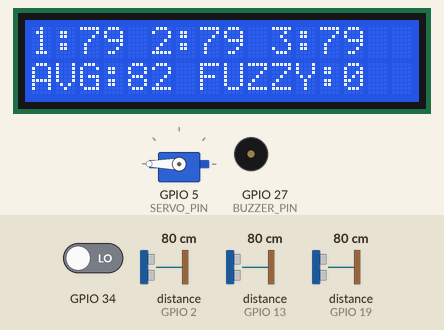
This program was run on a simulated ESP32. Shown: 16×2 character LCD, servo, buzzer (waves = sounding, pin HIGH). The inputs (shaded band) are chosen by the test bench; at power-on: distance to the obstacle (sensors on GPIO 2, GPIO 13, GPIO 19) 80 cm, GPIO 34 LOW. The echo pulse lasts 58.3 µs per cm; WiFi joins after 1.5 s; servers stay silent unless stated; no MQTT or app messages arrive unless stated; pins used as bus, display or sensor lines are not drawn; what the program prints to the serial monitor is not drawn.

Above: at 9.9 s.
10.0 s: distance to the obstacle (sensor on GPIO 2) set to 120 cm
At 17.6 s:
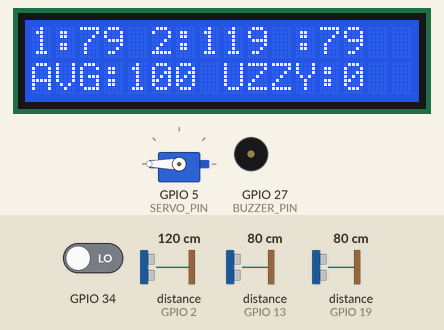
17.8 s: GPIO 34 driven HIGH
25.8 s: distance to the obstacle (sensor on GPIO 13) set to 18 cm
At 26.8 s:
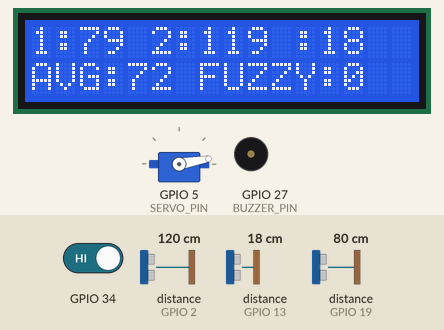
29.6 s: distance to the obstacle (sensor on GPIO 19) set to 4 cm
At 30.9 s:
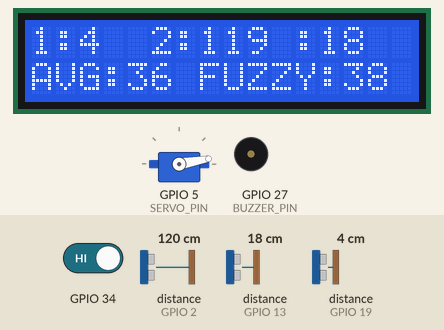
33.4 s: distance to the obstacle (sensor on GPIO 2) set to 79 cm
At 35.1 s:
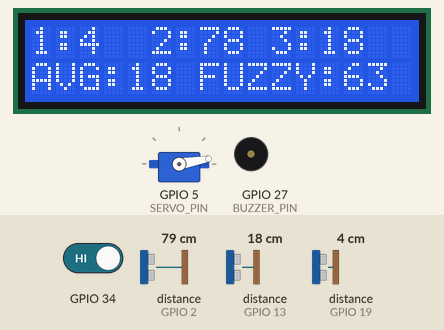
37.2 s: distance to the obstacle (sensor on GPIO 2) set to 69 cm
At 39.3 s:
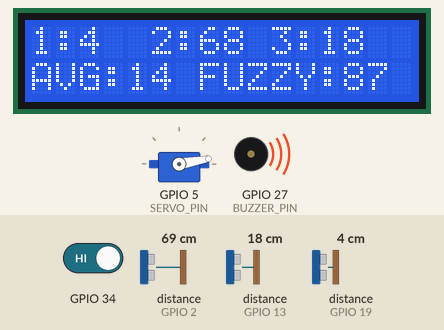
Timing chart, 0 to 40.8 s (numbered marks = the images above; inputs shaded):
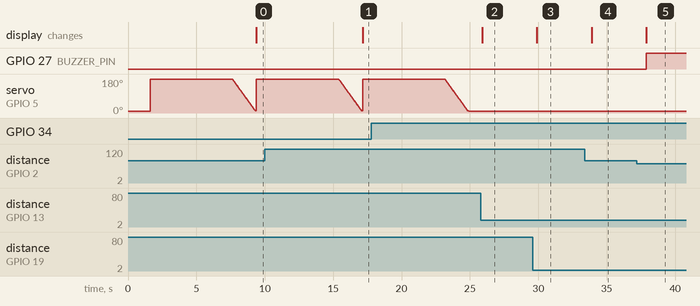

Measured:
- the behaviour switches between 75 and 74 cm on distance to the obstacle (sensor on GPIO 2) (found by bisection; images 4 and 5)
- after the input at 10.0 s, the display: changes after 7.2 s (image 1)
- after the input at 25.8 s, the display: changes after 0.11 s (image 2)
- after the input at 29.6 s, the display: changes after 0.30 s (image 3)
- after the input at 33.4 s, the display: changes after 0.50 s (image 4)
- after the input at 37.2 s, GPIO 27 (BUZZER_PIN): LOW → HIGH after 0.70 s; the display: changes after 0.70 s (image 5)
- by itself, servo on GPIO 5 (SERVO_PIN): ramps from 180° to 11° and jumps back, once every 7.8 s

The program:

main.cpp
```cpp
#include "mqttHandler.h"
#include "sensorHandler.h"
#include "fuzzyHandler.h"
#include "notificationHandler.h"
#include <ESP32Servo.h>
#include <LiquidCrystal_I2C.h>
#include <Arduino.h>

#define SERVO_PIN 5
#define BUZZER_PIN 27
#define LED_PIN 12

MQTT mqtt;
FUZZY fuzzy;
IRsensor InfraRed(34);
TeleBot teleBot;

Ping Ping1(19, 18);//(Echo, Trigger)
Ping Ping2(2, 4);
Ping Ping3(13, 15);

Servo servo;
LiquidCrystal_I2C lcd(0x27, 16, 2);

void gate();
void display();
float rata2_Us();

unsigned long millisMqtt = 0;
unsigned long millisFuzzy = 0;
float jarak1, jarak2, jarak3, avg, output_fuzzy;
bool isFull = true;

void setup()
{
  Serial.begin(115200);

  lcd.init();
  lcd.backlight();
  mqtt.begin();
  teleBot.begin();
  fuzzy.begin();
  InfraRed.begin();
  Ping1.begin();
  Ping2.begin();
  Ping3.begin();
  servo.attach(SERVO_PIN);
  servo.write(10);
  pinMode(BUZZER_PIN, OUTPUT);
}

void loop()
{
  if (output_fuzzy > 75)
  {
    digitalWrite(BUZZER_PIN, HIGH);
    if (!isFull)
    {
      teleBot.sendMessage("⚠ALERT⚠\nTempat sampah full!.\nPerlu dikosongkan agar dapat digunakan kembali");
    }
    isFull = true;
  }
  else
  {
    gate();
    digitalWrite(BUZZER_PIN, LOW);
    if (isFull)
    {
      avg = map(rata2_Us(), 20, 70, 0, 70);
      fuzzy.setInput(1, avg);
      fuzzy.fuzify();
      output_fuzzy = fuzzy.defuzify();
      teleBot.sendMessage("🚮INFO\nTempat sampah dapat digunakan kembali\nKapasitas saat ini:" + String(output_fuzzy, 0) + "%");
    }
    isFull = false;
  }

  if (millis() - millisFuzzy >= 1000)
  {
    millisFuzzy = millis();
    // avg = rata2_Us();
    avg = map(rata2_Us(), 20, 70, 0, 70);
    fuzzy.setInput(1, avg);
    fuzzy.fuzify();
    output_fuzzy = fuzzy.defuzify();
    Serial.println(output_fuzzy);
    display();
  }

  mqtt.loop();
  if (millis() - millisMqtt >= 4000)
  {
    millisMqtt = millis();
    mqtt.publish(output_fuzzy);
  }
}

void gate()
{
  Serial.printf("IR State1: %d\n", InfraRed.getRead());

  // IR detects
  if (!InfraRed.getRead())
  {
    // Open then close lid
    servo.write(180);
    delay(6000);
    for (int i = 180; i > 10; i--)
    {
      servo.write(i);
      delay(10);
    }
  }
  else
  {
    servo.write(10);
  }
}

float volume_sampah(int jarak)
{
  float panjang = 10.0;
  float lebar = 5.0;
  float volume = panjang * lebar * jarak;
  return volume;
}

float rata2_Us()
{
  jarak1 = Ping1.readDistanceCM();
  jarak2 = Ping2.readDistanceCM();
  jarak3 = Ping3.readDistanceCM();

  Serial.printf("US State1: %f\n", jarak1);
  Serial.printf("US State2: %f\n", jarak2);
  Serial.printf("US State3: %f\n", jarak3);

  float rata_rata = ((jarak1 + jarak2 + jarak3) / 3);
  Serial.printf("US Avg: %f\n\n", rata_rata);

  return rata_rata;
}

void display()
{
  lcd.setCursor(0, 0);
  lcd.print("1:");
  lcd.setCursor(5, 0);
  lcd.print("2:");
  lcd.setCursor(10, 0);
  lcd.print("3:");
  lcd.setCursor(2, 0);
  lcd.print(String(jarak1, 0) + " ");
  lcd.setCursor(7, 0);
  lcd.print(String(jarak2, 0) + " ");
  lcd.setCursor(12, 0);
  lcd.print(String(jarak3, 0) + " ");

  lcd.setCursor(0, 1);
  lcd.print("AVG:");
  lcd.setCursor(7, 1);
  lcd.print("FUZZY:");
  lcd.setCursor(4, 1);
  lcd.print(String(avg, 0) + " ");
  lcd.setCursor(13, 1);
  lcd.print(String(output_fuzzy, 0) + " ");
}
```

fuzzyHandler.h
```cpp
#include <Arduino.h>
#include <Fuzzy.h>

Fuzzy *myFuzzy = new Fuzzy();

struct FUZZY
{
    bool begin();
    bool setInput(int index, float input);
    bool fuzify();
    int defuzify();
};

bool FUZZY::begin()
{

    // Inisialisasi Fuzzy Set Input
    FuzzySet *sangattinggi = new FuzzySet(0, 8.5, 8.5, 17);
    FuzzySet *tinggi = new FuzzySet(15, 23.5, 23.5, 32);
    FuzzySet *sedang = new FuzzySet(30, 38.5, 38.5, 47);
    FuzzySet *pendek = new FuzzySet(45, 57.5, 57.5, 70);

    // Inisialisasi Fuzzy Set Output
    FuzzySet *kosong = new FuzzySet(0, 9, 19, 28);
    FuzzySet *sedikit = new FuzzySet(25, 34, 44, 53);
    FuzzySet *sedang_sampah = new FuzzySet(50, 59, 69, 78);
    FuzzySet *penuh = new FuzzySet(75, 83, 92, 100);

    // Instantiating a FuzzyInput object
    FuzzyInput *distance = new FuzzyInput(1);
    // Including the FuzzySet into FuzzyInput
    distance->addFuzzySet(pendek);
    distance->addFuzzySet(sedang);
    distance->addFuzzySet(tinggi);
    distance->addFuzzySet(sangattinggi);
    // Including the FuzzyInput into Fuzzy
    myFuzzy->addFuzzyInput(distance);

    // Instantiating a FuzzyOutput objects
    FuzzyOutput *kategori = new FuzzyOutput(1);
    // Including the FuzzySet into FuzzyOutput
    kategori->addFuzzySet(kosong);
    kategori->addFuzzySet(sedikit);
    kategori->addFuzzySet(sedang_sampah);
    kategori->addFuzzySet(penuh);
    // Including the FuzzyOutput into Fuzzy
    myFuzzy->addFuzzyOutput(kategori);

    //--------------------------MMEMBUAT FUZZY RULE-----------------------------------------------------------------------
    //--------------------------------------------------------------------------------------------------------------------

    // FuzzyRule11111111111111111111111111111111111111111111111111111111111111111111111111111111111111111111111111111111111
    FuzzyRuleAntecedent *ifDistancependek = new FuzzyRuleAntecedent();
    // Creating a FuzzyRuleAntecedent with just a single FuzzySet
    ifDistancependek->joinSingle(pendek);
    // Instantiating a FuzzyRuleConsequent objects
    FuzzyRuleConsequent *thenkategorikosong = new FuzzyRuleConsequent();
    // Including a FuzzySet to this FuzzyRuleConsequent
    thenkategorikosong->addOutput(kosong);
    // Instantiating a FuzzyRule objects
    FuzzyRule *fuzzyRule01 = new FuzzyRule(1, ifDistancependek, thenkategorikosong);
    // Including the FuzzyRule into Fuzzy
    myFuzzy->addFuzzyRule(fuzzyRule01);

    // FuzzyRule22222222222222222222222222222222222222222222222222222222222222222222222222222222222222222222222222222222222
    FuzzyRuleAntecedent *ifDistancesedang = new FuzzyRuleAntecedent();
    // Creating a FuzzyRuleAntecedent with just a single FuzzySet
    ifDistancesedang->joinSingle(sedang);
    // Instantiating a FuzzyRuleConsequent objects
    FuzzyRuleConsequent *thenkategorisedikit = new FuzzyRuleConsequent();
    // Including a FuzzySet to this FuzzyRuleConsequent
    thenkategorisedikit->addOutput(sedikit);
    // Instantiating a FuzzyRule objects
    FuzzyRule *fuzzyRule02 = new FuzzyRule(2, ifDistancesedang, thenkategorisedikit);
    // Including the FuzzyRule into Fuzzy
    myFuzzy->addFuzzyRule(fuzzyRule02);

    // FuzzyRule3333333333333333333333333333333333333333333333333333333333333333333333333333333333333333333333333333333333
    FuzzyRuleAntecedent *ifDistancetinggi = new FuzzyRuleAntecedent();
    // Creating a FuzzyRuleAntecedent with just a single FuzzySet
    ifDistancetinggi->joinSingle(tinggi);
    // Instantiating a FuzzyRuleConsequent objects
    FuzzyRuleConsequent *thenkategorisedang_sampah = new FuzzyRuleConsequent();
    // Including a FuzzySet to this FuzzyRuleConsequent
    thenkategorisedang_sampah->addOutput(sedang_sampah);
    // Instantiating a FuzzyRule objects
    FuzzyRule *fuzzyRule03 = new FuzzyRule(3, ifDistancetinggi, thenkategorisedang_sampah);
    // Including the FuzzyRule into Fuzzy
    myFuzzy->addFuzzyRule(fuzzyRule03);

    // FuzzyRule4444444444444444444444444444444444444444444444444444444444444444444444444444444444444444444444444444444444
    FuzzyRuleAntecedent *ifDistancesangattinggi = new FuzzyRuleAntecedent();
    // Creating a FuzzyRuleAntecedent with just a single FuzzySet
    ifDistancesangattinggi->joinSingle(sangattinggi);
    // Instantiating a FuzzyRuleConsequent objects
    FuzzyRuleConsequent *thenkategoripenuh = new FuzzyRuleConsequent();
    // Including a FuzzySet to this FuzzyRuleConsequent
    thenkategoripenuh->addOutput(penuh);
    // Instantiating a FuzzyRule objects
    FuzzyRule *fuzzyRule04 = new FuzzyRule(4, ifDistancesangattinggi, thenkategoripenuh);
    // Including the FuzzyRule into Fuzzy
    myFuzzy->addFuzzyRule(fuzzyRule04);

    return true;
}

bool FUZZY::setInput(int index, float input)
{
    return myFuzzy->setInput(index, input);
}

bool FUZZY::fuzify()
{
    return myFuzzy->fuzzify();
}

int FUZZY::defuzify()
{
    return myFuzzy->defuzzify(1);
}
```

mqttHandler.h
```cpp
#include <Arduino.h>
#include <WiFi.h>
#include <ArduinoMqttClient.h>

WiFiClient espClient;
MqttClient client(espClient);

struct MQTT
{
    const char *ssid = "hotspot1";
    const char *password = "hotspothh";
    // const char *ssid = "BMZimages";
    // const char *password = "bennamazarina";
    const char *broker = "test.mosquitto.org";
    int port = 1883;
    const char *topic = "afd/test";

    bool begin();
    bool publish(int msg);
    bool loop();
};

bool MQTT::begin()
{
    Serial.print("Connecting to WiFI");
    WiFi.begin(ssid, password);
    int timeout_counter = 0;

    while (WiFi.status() != WL_CONNECTED)
    {
        Serial.print(".");
        delay(500);
        timeout_counter++;
        if (timeout_counter >= 10)
        {
            ESP.restart();
        }
    }
    Serial.println("WiFi connected.");
    Serial.print("IP address: ");
    Serial.println(WiFi.localIP());

    if (!client.connect(broker, port))
    {
        Serial.print("MQTT connection failed! Error code = ");
        Serial.println(client.connectError());

        while (1)
            ;
    }
    Serial.println("You're connected to the MQTT broker!");
    Serial.println();
    return true;
}

bool MQTT::publish(int msg)
{
    client.beginMessage(topic);
    client.print(msg);
    client.endMessage();
    return true;
}

bool MQTT::loop()
{
    client.poll();
    return true;
}
```

notificationHandler.h
```cpp
#include <Arduino.h>
#include <CTBot.h>

CTBot myBot;

struct TeleBot
{
    String token = "5682195681:AAFBHWTpMVypES1Z_gU8GE_py-iWDXvtc0U";
    // int userID = 747199885;
    // long userID = 5231262556;

    bool begin();
    bool sendMessage(String msg);
};

bool TeleBot::begin()
{
    while (!myBot.testConnection())
    {
        myBot.setTelegramToken(token);
        delay(500);
    }
    return true;
}

bool TeleBot::sendMessage(String msg)
{
    myBot.sendMessage(5231262556, msg);
    return true;
}
```

sensorHandler.h
```cpp
#pragma once
#include <Arduino.h>

struct IRsensor
{
    int pinSensor;

    IRsensor(int pinSensor_)
    {
        pinSensor = pinSensor_;
    } // constructor

    bool begin();
    bool getRead();
};

bool IRsensor::begin()
{
    pinMode(IRsensor::pinSensor, INPUT);
    return true;
}

bool IRsensor::getRead()
{
    return digitalRead(IRsensor::pinSensor);
}

///////////////////////////////// ultrasonic /////////////////////////////////

struct Ping
{
    int ECHOpin;
    int TRIGpin;
    float distance;

    Ping(int ECHOpin_, int TRIGpin_)
    {
        ECHOpin = ECHOpin_;
        TRIGpin = TRIGpin_;

    } // constructor

    bool begin();
    float readDistanceCM();
};

bool Ping::begin()
{
    pinMode(Ping::ECHOpin, INPUT);
    pinMode(Ping::TRIGpin, OUTPUT);
    return true;
}

float Ping::readDistanceCM()
{
    digitalWrite(TRIGpin, LOW);
    delayMicroseconds(2);
    digitalWrite(TRIGpin, HIGH);
    delayMicroseconds(10);
    digitalWrite(TRIGpin, LOW);
    int duration = pulseIn(ECHOpin, HIGH);
    return duration * 0.034 / 2;
}
```
